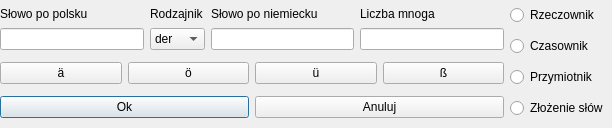
<?xml version="1.0" encoding="UTF-8"?>
<ui version="4.0">
 <class>EditWordDialog</class>
 <widget class="QDialog" name="EditWordDialog">
  <property name="geometry">
   <rect>
    <x>0</x>
    <y>0</y>
    <width>612</width>
    <height>128</height>
   </rect>
  </property>
  <property name="windowTitle">
   <string>Dialog</string>
  </property>
  <widget class="QWidget" name="layoutWidget">
   <property name="geometry">
    <rect>
     <x>0</x>
     <y>0</y>
     <width>608</width>
     <height>125</height>
    </rect>
   </property>
   <layout class="QHBoxLayout" name="horizontalLayout_3">
    <item>
     <layout class="QVBoxLayout" name="verticalLayout">
      <item>
       <layout class="QGridLayout" name="gridLayout">
        <item row="0" column="0">
         <widget class="QLabel" name="label_Slowo_po_polsku">
          <property name="text">
           <string>Słowo po polsku</string>
          </property>
         </widget>
        </item>
        <item row="0" column="1">
         <widget class="QLabel" name="label_Rodzajnik">
          <property name="sizePolicy">
           <sizepolicy hsizetype="MinimumExpanding" vsizetype="MinimumExpanding">
            <horstretch>0</horstretch>
            <verstretch>0</verstretch>
           </sizepolicy>
          </property>
          <property name="minimumSize">
           <size>
            <width>55</width>
            <height>16</height>
           </size>
          </property>
          <property name="maximumSize">
           <size>
            <width>55</width>
            <height>16</height>
           </size>
          </property>
          <property name="text">
           <string>Rodzajnik</string>
          </property>
         </widget>
        </item>
        <item row="0" column="2">
         <widget class="QLabel" name="label_Slowo_po_niemiecku">
          <property name="text">
           <string>Słowo po niemiecku</string>
          </property>
         </widget>
        </item>
        <item row="1" column="2">
         <widget class="QLineEdit" name="lineEdit_slowoGER"/>
        </item>
        <item row="1" column="3">
         <widget class="QLineEdit" name="lineEdit_liczbamnoga"/>
        </item>
        <item row="0" column="3">
         <widget class="QLabel" name="label_Liczba_Mnoga">
          <property name="text">
           <string>Liczba mnoga</string>
          </property>
         </widget>
        </item>
        <item row="1" column="0">
         <widget class="QLineEdit" name="lineEdit_slowoPOL">
          <property name="text">
           <string/>
          </property>
         </widget>
        </item>
        <item row="1" column="1">
         <widget class="QComboBox" name="comboBox">
          <item>
           <property name="text">
            <string>der</string>
           </property>
          </item>
          <item>
           <property name="text">
            <string>die</string>
           </property>
          </item>
          <item>
           <property name="text">
            <string>das</string>
           </property>
          </item>
         </widget>
        </item>
       </layout>
      </item>
      <item>
       <layout class="QHBoxLayout" name="horizontalLayout">
        <item>
         <widget class="QPushButton" name="pushButton_umlaut_a">
          <property name="focusPolicy">
           <enum>Qt::NoFocus</enum>
          </property>
          <property name="locale">
           <locale language="German" country="Germany"/>
          </property>
          <property name="text">
           <string>ä</string>
          </property>
         </widget>
        </item>
        <item>
         <widget class="QPushButton" name="pushButton_umlaut_o">
          <property name="focusPolicy">
           <enum>Qt::NoFocus</enum>
          </property>
          <property name="text">
           <string>ö</string>
          </property>
         </widget>
        </item>
        <item>
         <widget class="QPushButton" name="pushButton_umlaut_u">
          <property name="focusPolicy">
           <enum>Qt::NoFocus</enum>
          </property>
          <property name="text">
           <string>ü</string>
          </property>
         </widget>
        </item>
        <item>
         <widget class="QPushButton" name="pushButton_scharfes_s">
          <property name="focusPolicy">
           <enum>Qt::NoFocus</enum>
          </property>
          <property name="text">
           <string>ß</string>
          </property>
         </widget>
        </item>
       </layout>
      </item>
      <item>
       <layout class="QHBoxLayout" name="horizontalLayout_2">
        <item>
         <widget class="QPushButton" name="Ok_Button">
          <property name="text">
           <string>Ok</string>
          </property>
         </widget>
        </item>
        <item>
         <widget class="QPushButton" name="Cancel_Button">
          <property name="text">
           <string>Anuluj</string>
          </property>
         </widget>
        </item>
       </layout>
      </item>
     </layout>
    </item>
    <item>
     <layout class="QVBoxLayout" name="verticalLayout_2">
      <item>
       <widget class="QRadioButton" name="radioButton_Rzeczownik">
        <property name="text">
         <string>Rzeczownik</string>
        </property>
       </widget>
      </item>
      <item>
       <widget class="QRadioButton" name="radioButton_Czasownik">
        <property name="text">
         <string>Czasownik</string>
        </property>
       </widget>
      </item>
      <item>
       <widget class="QRadioButton" name="radioButton_Przymiotnik">
        <property name="text">
         <string>Przymiotnik</string>
        </property>
       </widget>
      </item>
      <item>
       <widget class="QRadioButton" name="radioButton_ZlozenieSlow">
        <property name="text">
         <string>Złożenie słów</string>
        </property>
       </widget>
      </item>
     </layout>
    </item>
   </layout>
  </widget>
 </widget>
 <resources/>
 <connections/>
</ui>
